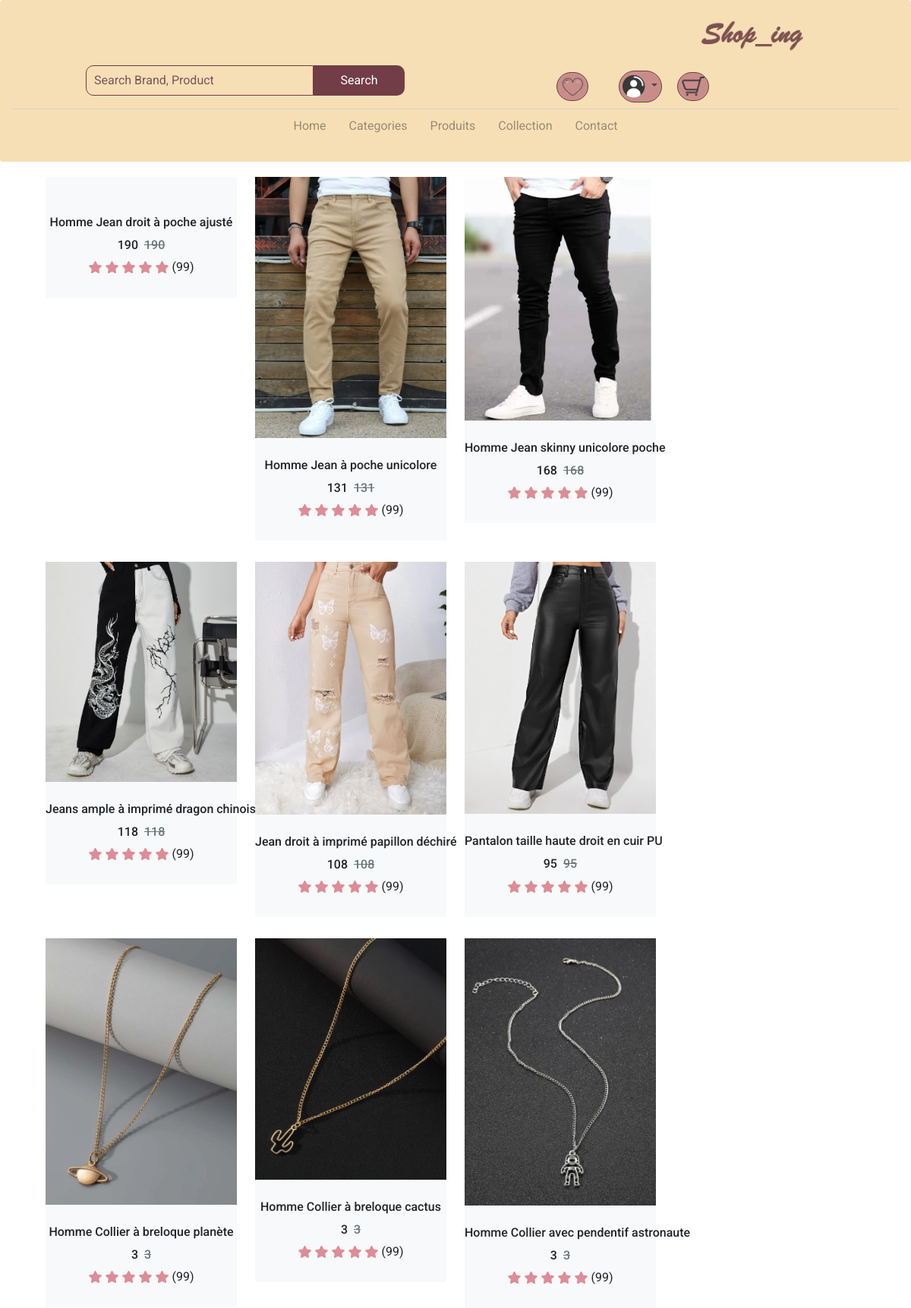
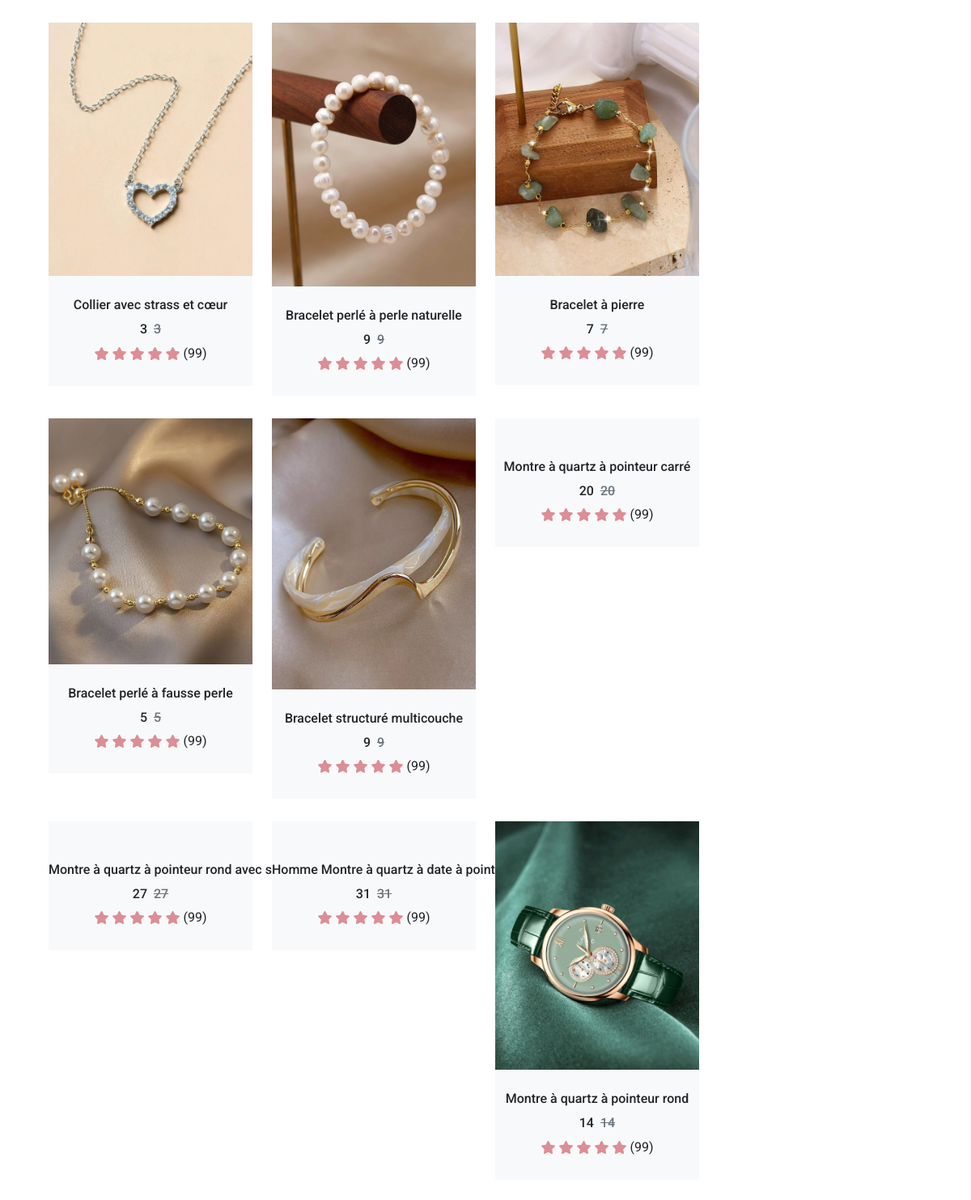
/products.php (upper part), run on the app's committed database (2 pictures, top to bottom).
### tables this page shows
CREATE TABLE `produits` (
  `id` int(11) NOT NULL,
  `image` text NOT NULL,
  `nom` varchar(50) NOT NULL,
  `prix` int(11) NOT NULL,
  `description` text NOT NULL,
  `cat_id` int(11) DEFAULT NULL
);

### config/commandes.php (called while the page is built, shortened)
<?php
function afficher()
{
	if(require("connexion.php"))
	{
		$req=$access->prepare("SELECT * FROM produits ORDER BY id DESC");
        $req->execute();
        $data = $req->fetchAll(PDO::FETCH_OBJ);
        return $data;
	}
}
?>

### products.php (the view, shortened to what this page needs)
<!DOCTYPE html>
<html lang="en">
<head>
    <link href="https://cdnjs.cloudflare.com/ajax/libs/font-awesome/5.10.0/css/all.min.css" rel="stylesheet">
    <link href="css/shop.css" rel="stylesheet">
</head>
<body>
    <?php
require("config/commandes.php");
$Produits=afficher();
include("header.php");
?>
    <div class="container-fluid">
        <div class="row px-xl-5">
            <div class="col-lg-9 col-md-8">
                <div class="row pb-3">
                    <?php
                    foreach($Produits as $produit) { ?>
                    <div class="col-lg-4 col-md-6 col-sm-6 pb-1">
                        <div class="product-item bg-light mb-4">
                            <div class="product-img position-relative overflow-hidden">
                                <img class="img-fluid w-100" src="<?= $produit->image ?>" alt="">
                                <div class="product-action">
                                </div>
                            </div>
                            <div class="text-center py-4">
                                <a class="h6 text-decoration-none text-truncate" href=""><?= $produit->nom ?></a>
                                <div class="d-flex align-items-center justify-content-center mt-2">
                                    <h5><?= $produit->prix ?></h5><h6 class="text-muted ml-2"><del><?= $produit->prix ?></del></h6>
                                </div>
                                <div class="d-flex align-items-center justify-content-center mb-1">
                                    <small class="fa fa-star text-primary mr-1"></small>
                                    <small class="fa fa-star text-primary mr-1"></small>
                                    <small class="fa fa-star text-primary mr-1"></small>
                                    <small class="fa fa-star text-primary mr-1"></small>
                                    <small class="fa fa-star text-primary mr-1" ></small>
                                    <small>(99)</small>
                                </div>
                            </div>
                        </div>
                    </div>
                    <?php
                        }
                        ?>
                </div>
            </div>
        </div>
    </div>
</body>
</html>

### css/nav.css (style rules this page uses)
* { margin: 0; padding: 0; box-sizing: border-box; font-family: 'roboto', sans-serif; }

### login.php (style rules this page uses)
.row { width:150; }

### header.php (style rules this page uses)
* { margin: 0; padding: 0; box-sizing: border-box; font-family: 'roboto', sans-serif; }

### products.php (style rules this page uses)
* { font-size:1em !important; }
.text-primary { color: #dd8d95!important; }

### data on the page
produits: nom "Homme Jean droit à poche ajusté", prix "190"
produits: image (picture), nom "Homme Jean à poche unicolore", prix "131"
produits: image (picture), nom "Homme Jean skinny unicolore poche", prix "168"
produits: image (picture), nom "Jeans ample à imprimé dragon chinois et éclairs", prix "118"
produits: image (picture), nom "Jean droit à imprimé papillon déchiré", prix "108"
produits: image (picture), nom "Pantalon taille haute droit en cuir PU", prix "95"
produits: image (picture), nom "Homme Collier à breloque planète", prix "3"
produits: image (picture), nom "Homme Collier à breloque cactus", prix "3"
produits: image (picture), nom "Homme Collier avec pendentif astronaute", prix "3"
produits: image (picture), nom "Collier avec strass et cœur", prix "3"
produits: image (picture), nom "Bracelet perlé à perle naturelle", prix "9"
produits: image (picture), nom "Bracelet à pierre", prix "7"
produits: image (picture), nom "Bracelet perlé à fausse perle", prix "5"
produits: image (picture), nom "Bracelet structuré multicouche", prix "9"
produits: nom "Montre à quartz à pointeur carré", prix "20"
produits: nom "Montre à quartz à pointeur rond avec strass", prix "27"
produits: nom "Homme Montre à quartz à date à pointeur rond", prix "31"
produits: image (picture), nom "Montre à quartz à pointeur rond", prix "14"
